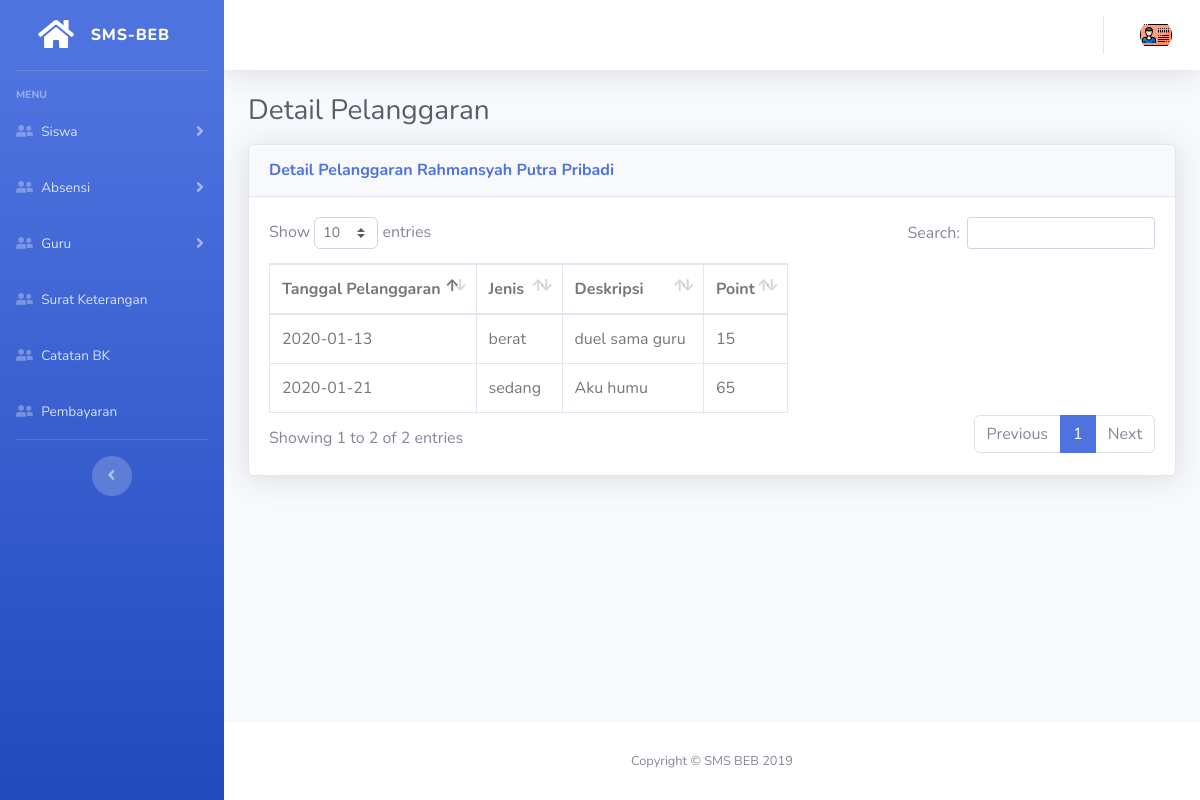
The app's page /dashboard/surat_keterangan/detail/9459 with its own data.
### tables this page shows
CREATE TABLE `tb_siswa` (
  `nis` varchar(11) NOT NULL,
  `nama` varchar(30) NOT NULL,
  `email` varchar(50) NOT NULL,
  `password` varchar(50) NOT NULL,
  `jenis_kelamin` tinyint(1) NOT NULL,
  `id_kelas` varchar(5) NOT NULL,
  `alamat` varchar(100) NOT NULL,
  `tempat_lahir` varchar(50) NOT NULL,
  `tanggal_lahir` date NOT NULL,
  `no_hp` varchar(13) NOT NULL,
  `kode` enum('User') DEFAULT NULL,
  `foto` varchar(100) NOT NULL
);

CREATE TABLE `tb_bk` (
  `id_bk` int(11) NOT NULL,
  `nis` int(11) NOT NULL,
  `jenis` tinyint(1) NOT NULL COMMENT 'sedang, berat, sangat berat',
  `tanggal` date NOT NULL,
  `deskripsi` varchar(255) NOT NULL,
  `point` int(3) NOT NULL
);

### application/views/backend/layout/content.php (called while the page is built)
<?php
include str_replace("system", "application/views/backend/content", BASEPATH)."/$content.php";
 ?>

### application/controllers/dashboard/Surat_keterangan.php (called while the page is built, shortened)
<?php
class Surat_Keterangan extends CI_Controller {
	function __construct()
  	{
		$this->low = "tb_keterangan";
    }
	public function detail($id){
		$data['title'] = "Detail BK";
		$data['content'] = "$this->low/_detail";
		$data['type'] = 'Ubah';
		$data['ql'] = $this->db->query("SELECT ta.*, ts.nama, ts.nis FROM tb_bk ta JOIN tb_siswa ts on ta.nis=ts.nis where ts.nis='$id'")->result_array();
		$data['data'] = $this->db->get_where("tb_siswa", ['nis' => $id])->row_array();
		$this->load->view('backend/index',$data);
	}
}

### index.php (called while the page is built, shortened)
<?php
require_once BASEPATH.'core/CodeIgniter.php';

### application/views/backend/content/tb_keterangan/_detail.php (the view)
<div class="container-fluid">
  <div class="d-sm-flex align-items-center justify-content-between mb-3">
    <span class="h3 mb-0 text-gray-800">Detail Pelanggaran</span>
  </div>
  <div class="card shadow mb-4">
    <div class="card-header py-3">
      <h6 class="m-0 font-weight-bold text-primary">
      Detail Pelanggaran <?= $data['nama'] ?></h6>
    </div>
    <div class="card-body">
    <table class="table table-bordered dataTable" id="dataTable">
       <thead>
          <tr>
              <th>Tanggal Pelanggaran</th>
              <th>Jenis</th>
              <th>Deskripsi</th>
              <th>Point</th>
          </tr>
       </thead>
       <tbody>
        <?php
          $jenis = ['', 'sedang', 'berat', 'sangat berat'];
                foreach ($ql as $data) {
        ?>
        <tr>
            <td><?= $data["tanggal"] ?></td>
            <td><?= $jenis[$data["jenis"]] ?></td>
            <td><?= $data['deskripsi'] ?></td>
            <td><?= $data["point"] ?></td>
        </tr>
        <?php } ?>
        </tbody>
    </table>
    </div>
  </div>
</div>

### assets/css/custom.css (style rules this page uses)
.table-bordered { color: #777; cursor: default; }
.table-bordered th, .table-bordered td { vertical-align: middle !important; }

### records on screen
tb_siswa: nama "Rahmansyah Putra Pribadi"
tb_bk: tanggal "2020-01-13", jenis "berat", deskripsi "duel sama guru", point "15"
tb_bk: tanggal "2020-01-21", jenis "sedang", deskripsi "Aku humu", point "65"
